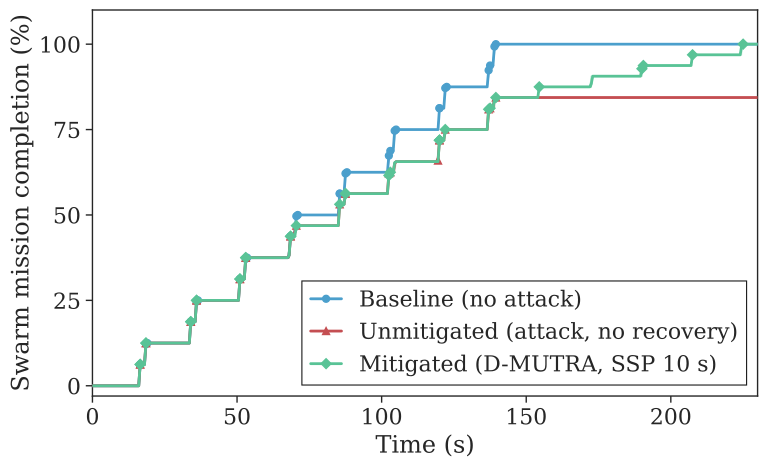

The Python source for this figure:
#!/usr/bin/env python3
"""
Mission-impact figure for D-MUTRA swarm experiments.

Three scenarios (baseline N=9, unmitigated N=10, mitigated N=10):
  • baseline    – no attack; 4 robots patrol to 100% (32/32 WPs, 139 s)
  • unmitigated – tamper on robot3 at WP3; mission plateaus permanently at 84% (27/32)
  • mitigated   – tamper + D-MUTRA detection + whole-queue reassignment; 100% recovered (225 s)

The mitigated SSP sweep (10 / 20 / 30 s) yields near-identical mission curves
(detection ~64 s for all, because LCM(10,20,30)=60 s aligns with the attack time).
SSP 10 s is used as the representative mitigated curve.

X-axis: 0 → 230 s (5 s past the longest mitigated run), so the unmitigated
plateau is clearly visible at the right edge without padding dead space.
"""

from pathlib import Path
import glob
import json
import statistics as s

import matplotlib
matplotlib.use("Agg")
import matplotlib.patches as mpatches
import matplotlib.pyplot as plt
import numpy as np
import pandas as pd
import seaborn as sns

# ── Paths ─────────────────────────────────────────────────────────────────────
SCRIPT_DIR = Path(__file__).parent
DATA_DIR   = SCRIPT_DIR.parent / "data" / "mission"
OUT_PDF    = SCRIPT_DIR / "mission_impact.pdf"

# ── Style — mirrors barplot_attestation_time_v5_combined.py ──────────────────
FONT_SCALE = 1.8
sns.set_theme(
    context="paper",
    style="ticks",
    rc={"xtick.direction": "out", "ytick.direction": "out"},
    font_scale=FONT_SCALE,
)
plt.rcParams.update({"font.family": "serif", "pdf.fonttype": 42, "ps.fonttype": 42})

# ── Colors ────────────────────────────────────────────────────────────────────
# Baseline and mitigated reuse two colors from the existing palette C so
# figures feel like the same paper. Unmitigated uses red (semantic: danger/attack)
# rather than orange to clearly contrast with the recovery curve.
C_BASELINE    = "#4B9FCC"   # palette-C sha256 blue  → normal operation
C_UNMITIGATED = "#C44E52"   # red                    → attack / unrecovered failure
C_MITIGATED   = "#59c396"   # palette-C verifier green → recovery / success

ALPHA_FILL = 0.12
LW_MAIN    = 2.0
LW_ANNOT   = 1.2

# ── X-axis limit ─────────────────────────────────────────────────────────────
# 5 s past the longest mitigated run; the unmitigated plateau is visible at edge.
T_MAX = 230


# ── Helpers ───────────────────────────────────────────────────────────────────
def load_csvs(pattern, min_rows=50, min_max_pct=50.0):
    files = sorted(glob.glob(str(DATA_DIR / pattern)))
    if not files:
        raise FileNotFoundError(f"No files matched: {DATA_DIR / pattern}")
    dfs = []
    for f in files:
        df = pd.read_csv(f)
        if len(df) < min_rows or df["pct"].max() < min_max_pct:
            continue
        dfs.append(df)
    return dfs


def mean_curve(dfs, t_max=T_MAX, dt=0.5, t_col="t_rel_s", y_col="pct"):
    """Interpolate each run onto a shared grid; extend last value to t_max."""
    t_grid = np.arange(0, t_max + dt, dt)
    arr = np.array([
        np.interp(t_grid, df[t_col].values, df[y_col].values,
                  left=df[y_col].values[0], right=df[y_col].values[-1])
        for df in dfs
    ])
    return t_grid, arr.mean(axis=0), arr.std(axis=0)


def median_from_summaries(pattern, key):
    files = sorted(glob.glob(str(DATA_DIR / pattern)))
    vals  = [json.load(open(f))[key] for f in files]
    return s.median(vals)


# ── Load data ─────────────────────────────────────────────────────────────────
base_dfs  = load_csvs("mission-baseline-r*.csv",             min_max_pct=50.0)
unmit_dfs = load_csvs("mission-unmitigated-ssp10000-r*.csv", min_max_pct=50.0)
mit_dfs   = load_csvs("mission-mitigated-ssp10000-r*.csv",   min_max_pct=50.0)

t_b, y_b, s_b = mean_curve(base_dfs)
t_u, y_u, s_u = mean_curve(unmit_dfs)
t_m, y_m, s_m = mean_curve(mit_dfs)


# ── Plot ──────────────────────────────────────────────────────────────────────
fig, ax = plt.subplots(figsize=(8, 5))

# -- Individual run traces (thin, semi-transparent) behind the mean
ALPHA_TRACE = 0.18
LW_TRACE    = 0.9
for df in base_dfs:
    tg = np.arange(0, T_MAX + 0.5, 0.5)
    yi = np.interp(tg, df["t_rel_s"].values, df["pct"].values,
                   left=df["pct"].values[0], right=df["pct"].values[-1])
    ax.plot(tg, yi, color=C_BASELINE,    lw=LW_TRACE, alpha=ALPHA_TRACE)
for df in unmit_dfs:
    tg = np.arange(0, T_MAX + 0.5, 0.5)
    yi = np.interp(tg, df["t_rel_s"].values, df["pct"].values,
                   left=df["pct"].values[0], right=df["pct"].values[-1])
    ax.plot(tg, yi, color=C_UNMITIGATED, lw=LW_TRACE, alpha=ALPHA_TRACE)
for df in mit_dfs:
    tg = np.arange(0, T_MAX + 0.5, 0.5)
    yi = np.interp(tg, df["t_rel_s"].values, df["pct"].values,
                   left=df["pct"].values[0], right=df["pct"].values[-1])
    ax.plot(tg, yi, color=C_MITIGATED,   lw=LW_TRACE, alpha=ALPHA_TRACE)

# -- Bold mean curves + per-waypoint markers (drawn on top)
STEP = 100.0 / 32   # 3.125 % per waypoint

for y_mean, color, marker, label in [
    (y_b, C_BASELINE,    "o", "Baseline (no attack)"),
    (y_u, C_UNMITIGATED, "^", "Unmitigated (attack, no recovery)"),
    (y_m, C_MITIGATED,   "D", "Mitigated (D-MUTRA, SSP 10 s)"),
]:
    t_grid = np.arange(0, T_MAX + 0.5, 0.5)
    n_steps = int(np.round(y_mean.max() / STEP))
    step_indices = []
    for k in range(1, n_steps + 1):
        idx = int(np.argmax(y_mean >= k * STEP - 1e-6))
        if idx > 0:
            step_indices.append(idx)
    ax.plot(t_grid, y_mean, color=color, lw=LW_MAIN, label=label,
            marker=marker, markevery=step_indices, ms=5, zorder=6)

# -- Axes
ax.set_xlim(0, T_MAX)
ax.set_ylim(-3, 110)

ax.set_yticks([0, 25, 50, 75, 100])

ax.set_xlabel("Time (s)")
ax.set_ylabel("Swarm mission completion (%)")
ax.legend(loc="lower right", framealpha=0.9, frameon=True, fancybox=False, edgecolor="black", handlelength=1.4)
for spine in ax.spines.values():
    spine.set_visible(True)

fig.tight_layout()
fig.savefig(OUT_PDF, bbox_inches="tight")
print(f"Saved → {OUT_PDF}")
